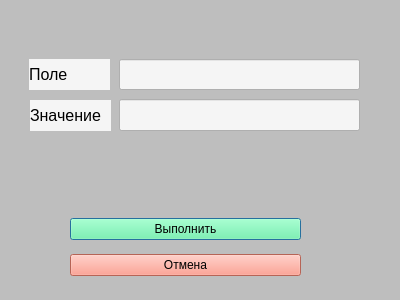
<?xml version="1.0" encoding="UTF-8"?>
<ui version="4.0">
 <class>FindCondition</class>
 <widget class="QDialog" name="FindCondition">
  <property name="geometry">
   <rect>
    <x>0</x>
    <y>0</y>
    <width>400</width>
    <height>300</height>
   </rect>
  </property>
  <property name="windowTitle">
   <string>Dialog</string>
  </property>
  <property name="styleSheet">
   <string notr="true">background-color: rgb(190, 190, 190);</string>
  </property>
  <widget class="QLabel" name="label">
   <property name="geometry">
    <rect>
     <x>29</x>
     <y>59</y>
     <width>81</width>
     <height>31</height>
    </rect>
   </property>
   <property name="font">
    <font>
     <pointsize>12</pointsize>
    </font>
   </property>
   <property name="styleSheet">
    <string notr="true">background-color: rgb(255, 255, 255);
background-color: rgb(245, 245, 245);</string>
   </property>
   <property name="text">
    <string>Поле</string>
   </property>
  </widget>
  <widget class="QLabel" name="label_2">
   <property name="geometry">
    <rect>
     <x>30</x>
     <y>100</y>
     <width>81</width>
     <height>31</height>
    </rect>
   </property>
   <property name="font">
    <font>
     <pointsize>12</pointsize>
    </font>
   </property>
   <property name="styleSheet">
    <string notr="true">background-color: rgb(245, 245, 245);</string>
   </property>
   <property name="text">
    <string>Значение</string>
   </property>
  </widget>
  <widget class="QLineEdit" name="namebox">
   <property name="geometry">
    <rect>
     <x>119</x>
     <y>59</y>
     <width>241</width>
     <height>31</height>
    </rect>
   </property>
   <property name="styleSheet">
    <string notr="true">background-color: rgb(245, 245, 245);</string>
   </property>
  </widget>
  <widget class="QLineEdit" name="namevalue">
   <property name="geometry">
    <rect>
     <x>119</x>
     <y>99</y>
     <width>241</width>
     <height>32</height>
    </rect>
   </property>
   <property name="styleSheet">
    <string notr="true">background-color: rgb(245, 245, 245);</string>
   </property>
  </widget>
  <widget class="QWidget" name="layoutWidget">
   <property name="geometry">
    <rect>
     <x>70</x>
     <y>210</y>
     <width>231</width>
     <height>76</height>
    </rect>
   </property>
   <layout class="QVBoxLayout" name="verticalLayout">
    <item>
     <widget class="QPushButton" name="pushButton">
      <property name="styleSheet">
       <string notr="true">background-color: rgb(97, 255, 160);</string>
      </property>
      <property name="text">
       <string>Выполнить</string>
      </property>
     </widget>
    </item>
    <item>
     <widget class="QPushButton" name="pushButton_2">
      <property name="styleSheet">
       <string notr="true">
background-color: rgb(255, 140, 120);</string>
      </property>
      <property name="text">
       <string>Отмена</string>
      </property>
     </widget>
    </item>
   </layout>
  </widget>
 </widget>
 <resources/>
 <connections>
  <connection>
   <sender>pushButton_2</sender>
   <signal>clicked()</signal>
   <receiver>FindCondition</receiver>
   <slot>hide()</slot>
   <hints>
    <hint type="sourcelabel">
     <x>257</x>
     <y>273</y>
    </hint>
    <hint type="destinationlabel">
     <x>358</x>
     <y>246</y>
    </hint>
   </hints>
  </connection>
 </connections>
</ui>
